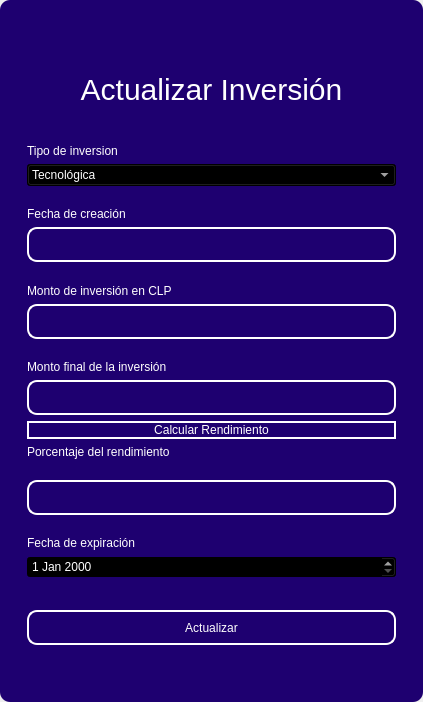
<?xml version="1.0" encoding="UTF-8"?>
<ui version="4.0">
 <class>MainWindow</class>
 <widget class="QMainWindow" name="MainWindow">
  <property name="geometry">
   <rect>
    <x>0</x>
    <y>0</y>
    <width>423</width>
    <height>702</height>
   </rect>
  </property>
  <property name="windowTitle">
   <string>MainWindow</string>
  </property>
  <property name="styleSheet">
   <string notr="true"/>
  </property>
  <widget class="QWidget" name="centralwidget">
   <property name="styleSheet">
    <string notr="true"/>
   </property>
   <layout class="QVBoxLayout" name="verticalLayout">
    <property name="spacing">
     <number>0</number>
    </property>
    <property name="leftMargin">
     <number>0</number>
    </property>
    <property name="topMargin">
     <number>0</number>
    </property>
    <property name="rightMargin">
     <number>0</number>
    </property>
    <property name="bottomMargin">
     <number>0</number>
    </property>
    <item>
     <widget class="QFrame" name="frame">
      <property name="enabled">
       <bool>true</bool>
      </property>
      <property name="styleSheet">
       <string notr="true">QFrame {
	border-radius:10px;
	background-color:#1E0070;
 }
</string>
      </property>
      <property name="frameShape">
       <enum>QFrame::StyledPanel</enum>
      </property>
      <property name="frameShadow">
       <enum>QFrame::Raised</enum>
      </property>
      <layout class="QVBoxLayout" name="verticalLayout_2">
       <item>
        <widget class="QFrame" name="frame_superior">
         <property name="minimumSize">
          <size>
           <width>0</width>
           <height>40</height>
          </size>
         </property>
         <property name="maximumSize">
          <size>
           <width>16777215</width>
           <height>40</height>
          </size>
         </property>
         <property name="styleSheet">
          <string notr="true">QPushButton{
border-radius:18px;
}

QPushButton:hover{
	background-color: rgb(0, 0, 0);
}
</string>
         </property>
         <property name="frameShape">
          <enum>QFrame::StyledPanel</enum>
         </property>
         <property name="frameShadow">
          <enum>QFrame::Raised</enum>
         </property>
         <layout class="QHBoxLayout" name="horizontalLayout_3">
          <property name="spacing">
           <number>4</number>
          </property>
          <property name="leftMargin">
           <number>0</number>
          </property>
          <property name="topMargin">
           <number>0</number>
          </property>
          <property name="rightMargin">
           <number>0</number>
          </property>
          <property name="bottomMargin">
           <number>0</number>
          </property>
          <item>
           <widget class="QPushButton" name="btn_icon">
            <property name="text">
             <string/>
            </property>
            <property name="iconSize">
             <size>
              <width>40</width>
              <height>40</height>
             </size>
            </property>
           </widget>
          </item>
          <item>
           <spacer name="horizontalSpacer_2">
            <property name="orientation">
             <enum>Qt::Horizontal</enum>
            </property>
            <property name="sizeHint" stdset="0">
             <size>
              <width>443</width>
              <height>20</height>
             </size>
            </property>
           </spacer>
          </item>
          <item>
           <widget class="QPushButton" name="bt_minimizar">
            <property name="minimumSize">
             <size>
              <width>38</width>
              <height>38</height>
             </size>
            </property>
            <property name="maximumSize">
             <size>
              <width>38</width>
              <height>38</height>
             </size>
            </property>
            <property name="cursor">
             <cursorShape>PointingHandCursor</cursorShape>
            </property>
            <property name="text">
             <string/>
            </property>
            <property name="icon">
             <iconset>
              <normaloff>image/minus.svg</normaloff>image/minus.svg</iconset>
            </property>
            <property name="iconSize">
             <size>
              <width>38</width>
              <height>38</height>
             </size>
            </property>
           </widget>
          </item>
          <item>
           <widget class="QPushButton" name="bt_maximizar">
            <property name="minimumSize">
             <size>
              <width>38</width>
              <height>38</height>
             </size>
            </property>
            <property name="maximumSize">
             <size>
              <width>38</width>
              <height>38</height>
             </size>
            </property>
            <property name="cursor">
             <cursorShape>PointingHandCursor</cursorShape>
            </property>
            <property name="text">
             <string/>
            </property>
            <property name="icon">
             <iconset>
              <normaloff>image/chevron-up.svg</normaloff>image/chevron-up.svg</iconset>
            </property>
            <property name="iconSize">
             <size>
              <width>38</width>
              <height>38</height>
             </size>
            </property>
           </widget>
          </item>
          <item>
           <widget class="QPushButton" name="bt_restaurar">
            <property name="minimumSize">
             <size>
              <width>38</width>
              <height>38</height>
             </size>
            </property>
            <property name="maximumSize">
             <size>
              <width>38</width>
              <height>38</height>
             </size>
            </property>
            <property name="cursor">
             <cursorShape>PointingHandCursor</cursorShape>
            </property>
            <property name="text">
             <string/>
            </property>
            <property name="icon">
             <iconset>
              <normaloff>image/chevron-down.svg</normaloff>image/chevron-down.svg</iconset>
            </property>
            <property name="iconSize">
             <size>
              <width>38</width>
              <height>38</height>
             </size>
            </property>
           </widget>
          </item>
          <item>
           <widget class="QPushButton" name="bt_cerrar">
            <property name="minimumSize">
             <size>
              <width>38</width>
              <height>38</height>
             </size>
            </property>
            <property name="maximumSize">
             <size>
              <width>38</width>
              <height>38</height>
             </size>
            </property>
            <property name="cursor">
             <cursorShape>PointingHandCursor</cursorShape>
            </property>
            <property name="text">
             <string/>
            </property>
            <property name="icon">
             <iconset>
              <normaloff>image/x.svg</normaloff>image/x.svg</iconset>
            </property>
            <property name="iconSize">
             <size>
              <width>38</width>
              <height>38</height>
             </size>
            </property>
           </widget>
          </item>
         </layout>
        </widget>
       </item>
       <item>
        <widget class="QFrame" name="frame_3">
         <property name="styleSheet">
          <string notr="true">QLabel {
	color: rgb(255, 255, 254);
	font: 12pt &quot;Arial&quot;;
	background-color: rgba(0, 0, 0,0);
}

QTextEdit{
background-color: rgba(0, 0, 0,0);
border-radius:10px; 
font: 12pt &quot;Arial&quot;;
color: rgb(255, 255, 254);
border: 2px solid  rgb(255, 255, 255);

}

QTextEdit:hover{
background-color: rgba(0, 0, 0,0);
border-radius:10px; 
font: 12pt &quot;Arial&quot;;
border: 2px solid  rgb(120, 0, 171);
}

QTextEdit:focus{
background-color: rgb(0, 0, 0);
border-radius:10px; 
font: 12pt &quot;Arial&quot;;
border: 2px solid rgb(120, 0, 171);
}

QLineEdit{
background-color: rgba(0, 0, 0,0);
border-radius:10px; 
font: 12pt &quot;Arial&quot;;
color: rgb(255, 255, 254);
border: 2px solid  rgb(255, 255, 255);

}

QLineEdit:hover{
background-color: rgba(0, 0, 0,0);
border-radius:10px; 
font: 12pt &quot;Arial&quot;;
border: 2px solid  rgb(120, 0, 171);
}

QLineEdit:focus{
background-color: rgb(0, 0, 0);
border-radius:10px; 
font: 12pt &quot;Arial&quot;;
border: 2px solid rgb(120, 0, 171);
}

QCheckBox{
	font: 12pt &quot;Arial&quot;;
	color: rgb(255, 255, 255);
}

QCheckBox::indicator {
    width: 18px;
    height:18px;
}

QCheckBox::indicator:unchecked {
   background-image: url(image/square.svg);
}

QCheckBox::indicator:checked {
   background-image: url(image/check-square.svg);
}

QPushButton{
border-radius:10px; 
font: 12pt &quot;Arial&quot;;
color: rgb(255, 255, 254);
border: 2px solid #ffffff;
}

QPushButton:hover{
border-radius:10px; 
font: 12pt &quot;Arial&quot;;
color: rgb(255, 255, 255);
border: 2px solid rgb(120, 0, 171);
	background-color: rgb(120, 0, 171);
}
</string>
         </property>
         <property name="frameShape">
          <enum>QFrame::StyledPanel</enum>
         </property>
         <property name="frameShadow">
          <enum>QFrame::Raised</enum>
         </property>
         <layout class="QHBoxLayout" name="horizontalLayout_4">
          <item>
           <layout class="QVBoxLayout" name="verticalLayout_4">
            <item>
             <widget class="QLabel" name="label_3">
              <property name="minimumSize">
               <size>
                <width>100</width>
                <height>50</height>
               </size>
              </property>
              <property name="styleSheet">
               <string notr="true">font-size: 30px;
color: rgb(255, 255, 255);</string>
              </property>
              <property name="text">
               <string>Actualizar Inversión</string>
              </property>
              <property name="alignment">
               <set>Qt::AlignCenter</set>
              </property>
             </widget>
            </item>
            <item>
             <widget class="QFrame" name="frame_4">
              <property name="maximumSize">
               <size>
                <width>400</width>
                <height>600</height>
               </size>
              </property>
              <property name="styleSheet">
               <string notr="true">QLabel {
	color: rgb(255, 255, 254);
	font: 12pt &quot;Arial&quot;;
	background-color: rgba(0, 0, 0,0);
}

QTextEdit{
background-color: rgba(0, 0, 0,0);
border-radius:10px; 
font: 12pt &quot;Arial&quot;;
color: rgb(255, 255, 254);
border: 2px solid  rgb(255, 255, 255);

}

QTextEdit:hover{
background-color: rgba(0, 0, 0,0);
border-radius:10px; 
font: 12pt &quot;Arial&quot;;
border: 2px solid  rgb(120, 0, 171);
}

QTextEdit:focus{
background-color: rgb(0, 0, 0);
border-radius:10px; 
font: 12pt &quot;Arial&quot;;
border: 2px solid rgb(120, 0, 171);
}

QLineEdit{
background-color: rgba(0, 0, 0,0);
border-radius:10px; 
font: 12pt &quot;Arial&quot;;
color: rgb(255, 255, 254);
border: 2px solid  rgb(255, 255, 255);

}

QLineEdit:hover{
background-color: rgba(0, 0, 0,0);
border-radius:10px; 
font: 12pt &quot;Arial&quot;;
border: 2px solid  rgb(120, 0, 171);
}

QLineEdit:focus{
background-color: rgb(0, 0, 0);
border-radius:10px; 
font: 12pt &quot;Arial&quot;;
border: 2px solid rgb(120, 0, 171);
}

QCheckBox{
	font: 12pt &quot;Arial&quot;;
	color: rgb(255, 255, 255);
}

QCheckBox::indicator {
    width: 18px;
    height:18px;
}

QCheckBox::indicator:unchecked {
   background-image: url(image/square.svg);
}

QCheckBox::indicator:checked {
   background-image: url(image/check-square.svg);
}

QPushButton{
border-radius:10px; 
font: 12pt &quot;Arial&quot;;
color: rgb(255, 255, 254);
border: 2px solid #ffffff;
}

QPushButton:hover{
border-radius:10px; 
font: 12pt &quot;Arial&quot;;
color: rgb(255, 255, 255);
border: 2px solid rgb(120, 0, 171);
	background-color: rgb(120, 0, 171);
}
</string>
              </property>
              <property name="frameShape">
               <enum>QFrame::StyledPanel</enum>
              </property>
              <property name="frameShadow">
               <enum>QFrame::Raised</enum>
              </property>
              <layout class="QVBoxLayout" name="verticalLayout_3">
               <item>
                <spacer name="verticalSpacer_3">
                 <property name="orientation">
                  <enum>Qt::Vertical</enum>
                 </property>
                 <property name="sizeHint" stdset="0">
                  <size>
                   <width>20</width>
                   <height>40</height>
                  </size>
                 </property>
                </spacer>
               </item>
               <item>
                <widget class="QLabel" name="label_4">
                 <property name="text">
                  <string>Tipo de inversion</string>
                 </property>
                </widget>
               </item>
               <item>
                <widget class="QComboBox" name="type_combobox">
                 <property name="styleSheet">
                  <string notr="true">background-color: rgb(0, 0, 0);
color: rgb(255, 255, 255);</string>
                 </property>
                 <item>
                  <property name="text">
                   <string>Tecnológica</string>
                  </property>
                 </item>
                 <item>
                  <property name="text">
                   <string>Marketing Digital</string>
                  </property>
                 </item>
                 <item>
                  <property name="text">
                   <string>Recurso Humano</string>
                  </property>
                 </item>
                 <item>
                  <property name="text">
                   <string>Expansión de mercado</string>
                  </property>
                 </item>
                 <item>
                  <property name="text">
                   <string>Investigación y desarrollo (I+D)</string>
                  </property>
                 </item>
                 <item>
                  <property name="text">
                   <string>Soporte y Atención al Cliente</string>
                  </property>
                 </item>
                </widget>
               </item>
               <item>
                <spacer name="verticalSpacer_4">
                 <property name="orientation">
                  <enum>Qt::Vertical</enum>
                 </property>
                 <property name="sizeHint" stdset="0">
                  <size>
                   <width>20</width>
                   <height>40</height>
                  </size>
                 </property>
                </spacer>
               </item>
               <item>
                <widget class="QLabel" name="label_7">
                 <property name="text">
                  <string>Fecha de creación</string>
                 </property>
                </widget>
               </item>
               <item>
                <widget class="QLineEdit" name="datetxt">
                 <property name="enabled">
                  <bool>false</bool>
                 </property>
                 <property name="minimumSize">
                  <size>
                   <width>0</width>
                   <height>35</height>
                  </size>
                 </property>
                </widget>
               </item>
               <item>
                <spacer name="verticalSpacer">
                 <property name="orientation">
                  <enum>Qt::Vertical</enum>
                 </property>
                 <property name="sizeHint" stdset="0">
                  <size>
                   <width>20</width>
                   <height>40</height>
                  </size>
                 </property>
                </spacer>
               </item>
               <item>
                <widget class="QLabel" name="label_5">
                 <property name="text">
                  <string>Monto de inversión en CLP</string>
                 </property>
                </widget>
               </item>
               <item>
                <widget class="QLineEdit" name="amounttxt">
                 <property name="minimumSize">
                  <size>
                   <width>0</width>
                   <height>35</height>
                  </size>
                 </property>
                 <property name="maximumSize">
                  <size>
                   <width>16777215</width>
                   <height>16777215</height>
                  </size>
                 </property>
                 <property name="echoMode">
                  <enum>QLineEdit::Normal</enum>
                 </property>
                </widget>
               </item>
               <item>
                <spacer name="verticalSpacer_5">
                 <property name="orientation">
                  <enum>Qt::Vertical</enum>
                 </property>
                 <property name="sizeHint" stdset="0">
                  <size>
                   <width>20</width>
                   <height>40</height>
                  </size>
                 </property>
                </spacer>
               </item>
               <item>
                <widget class="QLabel" name="label">
                 <property name="text">
                  <string>Monto final de la inversión</string>
                 </property>
                </widget>
               </item>
               <item>
                <widget class="QLineEdit" name="amount_endtxt">
                 <property name="minimumSize">
                  <size>
                   <width>0</width>
                   <height>35</height>
                  </size>
                 </property>
                </widget>
               </item>
               <item>
                <widget class="QPushButton" name="btn_calculate_yield">
                 <property name="cursor">
                  <cursorShape>PointingHandCursor</cursorShape>
                 </property>
                 <property name="text">
                  <string>Calcular Rendimiento</string>
                 </property>
                </widget>
               </item>
               <item>
                <widget class="QLabel" name="label_2">
                 <property name="text">
                  <string>Porcentaje del rendimiento</string>
                 </property>
                </widget>
               </item>
               <item>
                <spacer name="verticalSpacer_6">
                 <property name="orientation">
                  <enum>Qt::Vertical</enum>
                 </property>
                 <property name="sizeHint" stdset="0">
                  <size>
                   <width>20</width>
                   <height>40</height>
                  </size>
                 </property>
                </spacer>
               </item>
               <item>
                <widget class="QLineEdit" name="yieldtxt">
                 <property name="enabled">
                  <bool>false</bool>
                 </property>
                 <property name="minimumSize">
                  <size>
                   <width>0</width>
                   <height>35</height>
                  </size>
                 </property>
                </widget>
               </item>
               <item>
                <spacer name="verticalSpacer_10">
                 <property name="orientation">
                  <enum>Qt::Vertical</enum>
                 </property>
                 <property name="sizeHint" stdset="0">
                  <size>
                   <width>20</width>
                   <height>40</height>
                  </size>
                 </property>
                </spacer>
               </item>
               <item>
                <widget class="QLabel" name="label_6">
                 <property name="text">
                  <string>Fecha de expiración</string>
                 </property>
                </widget>
               </item>
               <item>
                <widget class="QDateEdit" name="expiration_date">
                 <property name="styleSheet">
                  <string notr="true">background-color: rgb(0, 0, 0);
color: rgb(255, 255, 255);</string>
                 </property>
                </widget>
               </item>
               <item>
                <spacer name="verticalSpacer_9">
                 <property name="orientation">
                  <enum>Qt::Vertical</enum>
                 </property>
                 <property name="sizeHint" stdset="0">
                  <size>
                   <width>20</width>
                   <height>50</height>
                  </size>
                 </property>
                </spacer>
               </item>
               <item>
                <widget class="QPushButton" name="btn_update">
                 <property name="minimumSize">
                  <size>
                   <width>0</width>
                   <height>35</height>
                  </size>
                 </property>
                 <property name="cursor">
                  <cursorShape>PointingHandCursor</cursorShape>
                 </property>
                 <property name="text">
                  <string>Actualizar</string>
                 </property>
                </widget>
               </item>
               <item>
                <spacer name="verticalSpacer_7">
                 <property name="orientation">
                  <enum>Qt::Vertical</enum>
                 </property>
                 <property name="sizeHint" stdset="0">
                  <size>
                   <width>20</width>
                   <height>40</height>
                  </size>
                 </property>
                </spacer>
               </item>
               <item>
                <spacer name="verticalSpacer_8">
                 <property name="orientation">
                  <enum>Qt::Vertical</enum>
                 </property>
                 <property name="sizeHint" stdset="0">
                  <size>
                   <width>20</width>
                   <height>40</height>
                  </size>
                 </property>
                </spacer>
               </item>
              </layout>
             </widget>
            </item>
           </layout>
          </item>
         </layout>
        </widget>
       </item>
      </layout>
     </widget>
    </item>
   </layout>
  </widget>
 </widget>
 <resources/>
 <connections/>
</ui>
